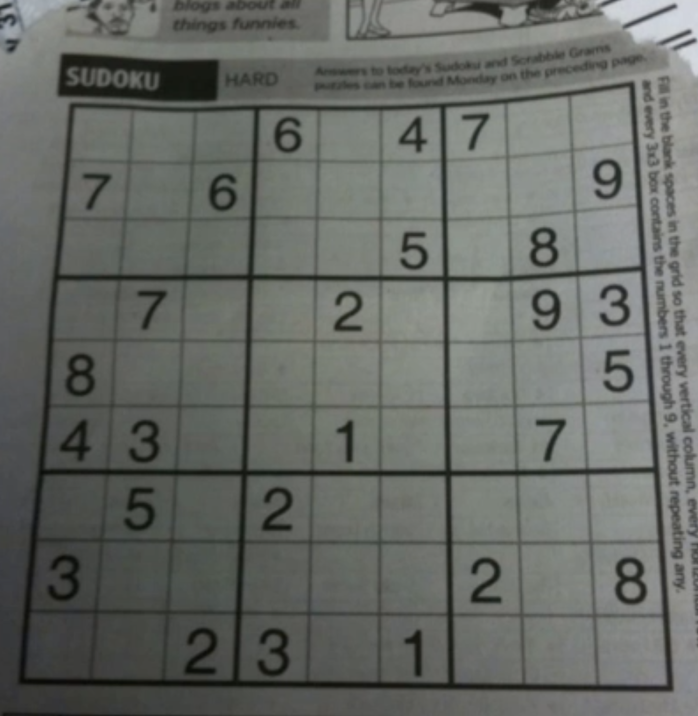
#> input picture 04_IMAGE_PROCESSING/11_HOFFMAN_LINE_DETECTION/sudoku.png, 698 x 716 px, found by its file name
$ python hoffman_line_detection.py
#> lines starting #> are read from the running program, lines starting #| are printed output that depends on the picture
import numpy as np
import cv2 as cv

def canny_demo(image):
    t = 80  # Default threshold
    canny_output = cv.Canny(image, t, t * 2)
    cv.imshow('canny_output', canny_output)
    return canny_output

src = cv.imread('/openCV/04_IMAGE_PROCESSING/11_HOFFMAN_LINE_DETECTION/sudoku.png')
#> src is the input picture: shape (716, 698, 3); mean B, G, R 101.7, 106.2, 103
cv.namedWindow('input', cv.WINDOW_AUTOSIZE)
cv.imshow('src', src)
cv.waitKey(1)

binary = canny_demo(src)
#> in canny_demo, `canny_output = cv.Canny(image, t, t * 2)`:
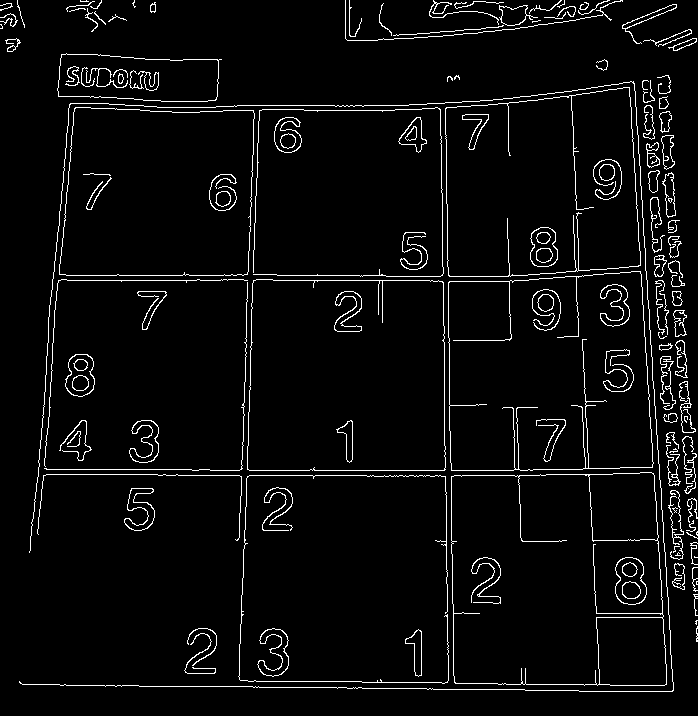
#> canny_output: shape (716, 698); 4.3% white in thin lines or dots

lines = cv.HoughLines(binary, 1, np.pi / 180, 150, None, 0, 0)
#> lines = 34 rows, first 8: [280, 1.57], [475, 1.57], [275, 1.57], [470, 1.57], [-442, 3.12], [262, 0.0349], [-563, 3.09], [-650, 3.07]
if lines is not None:
    for i in range(0, len(lines)):
        rho = lines[i][0][0]
        theta = lines[i][0][1]
        a = np.cos(theta)
        b = np.sin(theta)
        X0 = a * rho
        y0 = b * rho
        pt1 = (int(X0 + 1000 * (-b)), int(y0 + 1000 * (a)))
        pt2 = (int(X0 - 1000 * (-b)), int(y0 - 1000 * (a)))
        cv.line(src, pt1, pt2, (0, 0, 255), 3, cv.LINE_AA)
#> this loop made 34 passes
#> (rho, theta, a, b, X0, y0, pt1, pt2) on passes 1 to 10: (280, 1.57, -4.37e-08, 1, -1.22e-05, 280, (-1000, 279), (999, 280)), (475, 1.57, -4.37e-08, 1, -2.08e-05, 475, (-1000, 474), (999, 475)), (275, 1.57, -4.37e-08, 1, -1.2e-05, 275, (-1000, 274), (999, 275)), (470, 1.57, -4.37e-08, 1, -2.05e-05, 470, (-1000, 469), (999, 470)), (-442, 3.12, -1, 0.0175, 441.9, -7.71, (424, -1007), (459, 992)), (262, 0.0349, 0.999, 0.0349, 261.8, 9.14, (226, 1008), (296, -990)), (-563, 3.09, -0.999, 0.0523, 562.2, -29.47, (509, -1028), (614, 969)), (-650, 3.07, -0.998, 0.0698, 648.4, -45.34, (578, -1042), (718, 952)), (257, 0.0349, 0.999, 0.0349, 256.8, 8.97, (221, 1008), (291, -990)), (-642, 3.07, -0.998, 0.0698, 640.4, -44.78, (570, -1042), (710, 952))
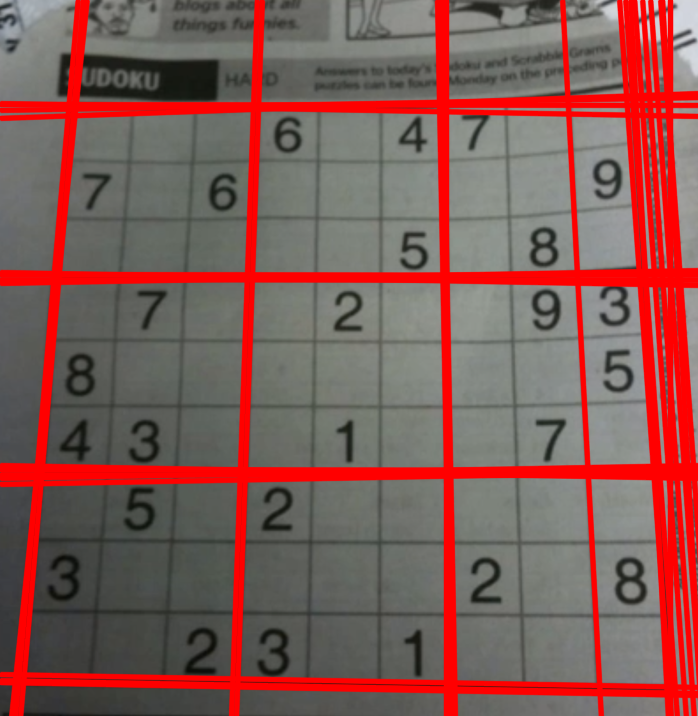
#> src: shape (716, 698, 3); mean B, G, R 85.8, 89.7, 131.6

# Correctly display the image with lines drawn on it
cv.imshow('hoffman_line_demo', src)
cv.waitKey(1)
cv.destroyAllWindows()  # Close all OpenCV windows
